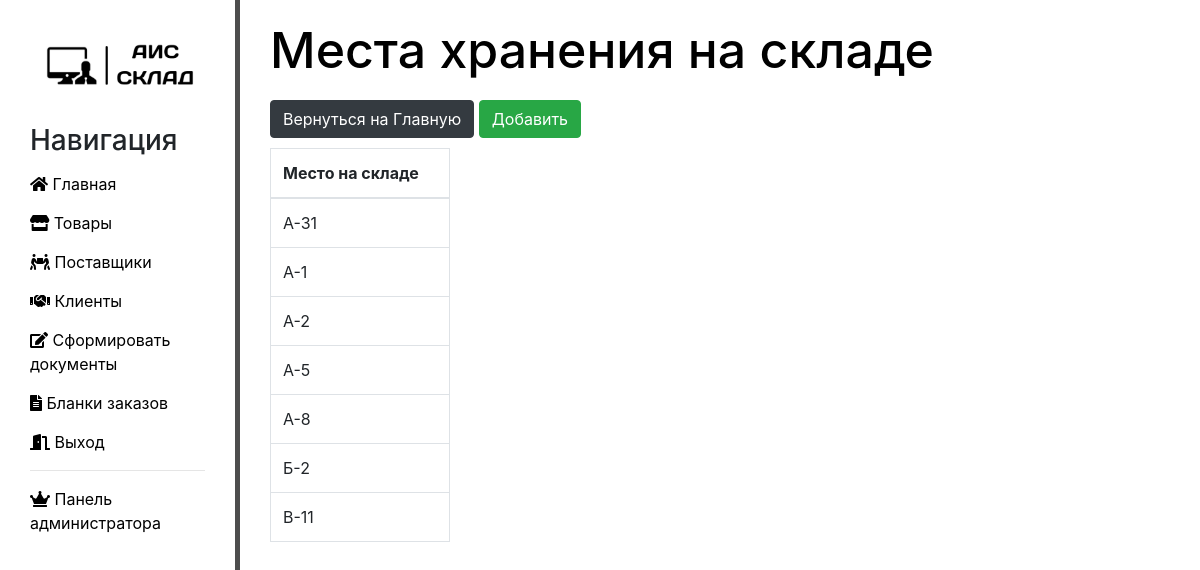
Page /place (signed in) on the committed database.
### main/models.py (models this page shows, shortened)
class Place(models.Model):
    place_for_store = models.CharField('Место хранения', max_length=50, primary_key=True)
    class Meta:
        verbose_name = 'Место хранения'
        verbose_name_plural = 'Места хранения'

### main/views.py (the view)
# urls.py: path('place', views.place_func, name='place'),
def place_func(request):
    place = Place.objects.all()
    return render(request, 'main/place.html', {'place': place})

### main/templates/main/place.html (shortened to what this page needs)
{% extends 'main/layout.html' %}
{% block content %}
    <div class="features">
    <h1>Места хранения на складе</h1>
        <a href="{% url 'home' %}"> <button type="button" class="btn btn-dark" style="margin-bottom:10px">Вернуться на Главную</button></a>
        <a href="{% url 'add_place' %}"> <button type="button" class="btn btn-success" style="margin-bottom:10px">Добавить</button></a>
        <table class="table table-bordered" style="width: 20%">
   <thead>
    <tr>
      <th scope="col">Место на складе</th>
    </tr>
  </thead>
  <tbody>
  {% if place %}
   {% for el in place %}
    <tr>
      <td>{{el.place_for_store}}</td>
    </tr>
   {% endfor %}
  {% else %}
        <p>Ничего не найдено</p>
  {% endif %}
  </tbody>
</table>
    </div>
{% endblock %}

### main/templates/main/layout.html (shortened to what this page needs)
{% load static %}
<!doctype html>
<html lang="en">
<head>
    <link rel="stylesheet"  href = "https://stackpath.bootstrapcdn.com/bootstrap/4.3.1/css/bootstrap.min.css">
    <link rel="stylesheet" href="{% static 'main/css/main.css' %}">
    <link rel="stylesheet" href="https://use.fontawesome.com/releases/v5.8.2/css/all.css">
</head>
<body>
    <aside>
         <img src="{% static 'main/img/logo.png' %}" width="100%"   alt="logo">
        <h3>Навигация</h3>
        <ul>
           <a href="{% url 'home' %}" ><li><i class="fas fa-home"></i></i> Главная</li></a>
            {% if user.is_authenticated %}
           <a href="{% url 'products' %}"><li><i class="fas fa-store"></i> Товары</li></a>
           <a href="{% url 'providers' %}" ><li><i class="fas fa-people-carry"></i> Поставщики</li></a>
            <a href="{% url 'clients' %}"><li><i class="fas fa-handshake"></i> Клиенты</li></a>
            {% for group in request.user.groups.all %}
            {% if group.name == 'Заведующий складом' or group.name == 'Администратор сайта' %}
              <a href="{% url 'documents' %}"><li><i class="fas fa-edit"></i></i> Сформировать документы</li></a>
            {% else %}
              <a href="{% url 'documents' %}"><li><i class="fas fa-edit"></i></i> Посмотреть документы</li></a>
                {% endif %}
            {% endfor %}
           <a href="{% url 'my-view' %}"><li><i class="fas fa-file-alt"></i> Бланки заказов</li></a>
            <a href="{% url 'logout' %}"><li><i class="fas fa-door-open"></i></i> Выход</li></a>
            {% else %}
            <a href="{% url 'login' %}"><li><i class="fas fa-sign-in-alt"></i> Войти</li></a>
            {% endif %}
            {% if user.is_superuser %}
            <hr>
            <a href="{% url 'admin:index' %}"><li><i class="fas fa-crown"></i> Панель администратора</li></a>
            {% endif %}
        </ul>
    </aside>
    <main>
       {% block content %}
    {% endblock %}
    </main>
</body>
</html>

### main/static/main/css/main.css (style rules this page uses)
body { background: ; }
aside { float: left; background: white; width: 20%; padding: 2.5%; height: 100vh; border-right: 5px solid #4d4d4d; }
aside h3 { margin-top: 20px; font-size: 28px; }
aside img { padding: 0% }
aside ul { padding: 0%; }
aside ul li { color: black; display: block; margin-top: 15px; transition: transform .5s ease; }
main .features { float:left; color: black; margin: 20px 10px 10px 30px; text-align: left; width: 75%; }
main .features h1 { font-size: 50px; margin-bottom: 20px; }

### rows in the picture
Place: place_for_store "А-31"
Place: place_for_store "А-1"
Place: place_for_store "А-2"
Place: place_for_store "А-5"
Place: place_for_store "А-8"
Place: place_for_store "Б-2"
Place: place_for_store "В-11"
